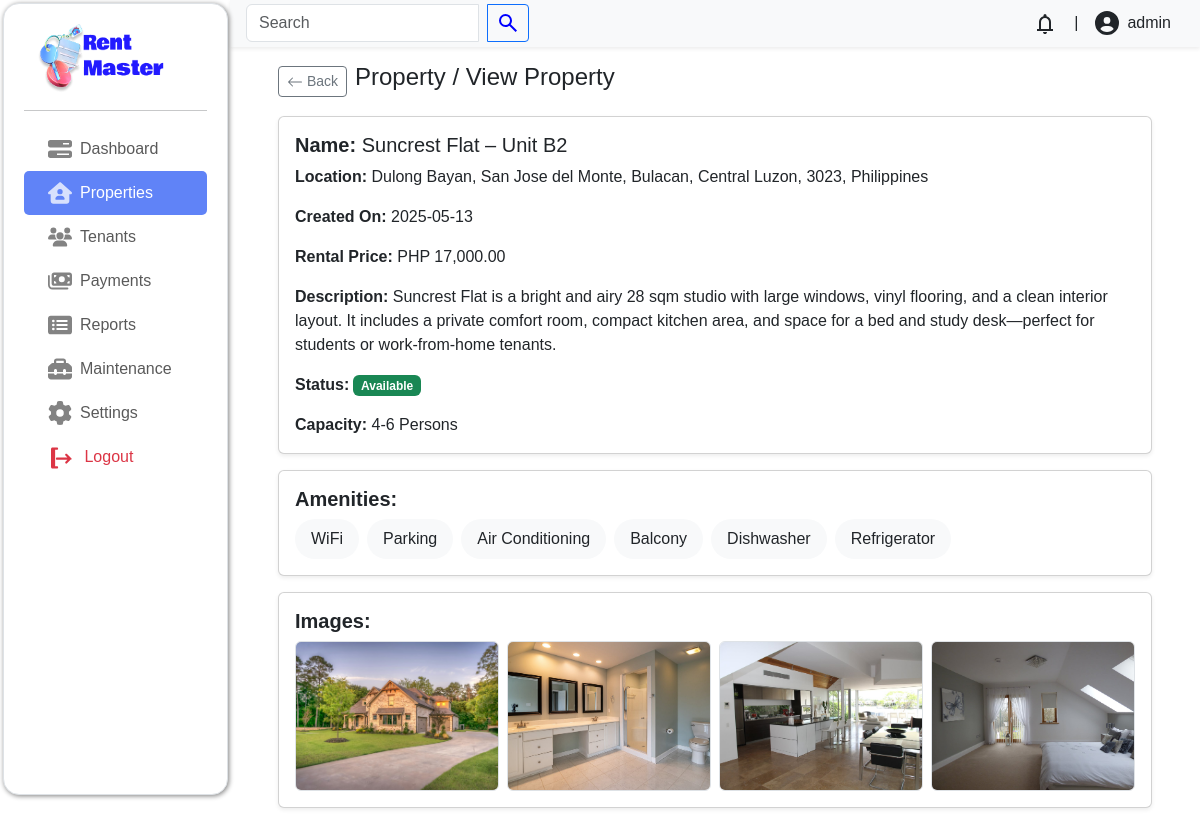
Page /admin/index.php?page=properties/view&property_id=58 (signed in) on the committed database.
### tables this page shows
CREATE TABLE `properties` (
  `property_id` int(11) NOT NULL,
  `property_name` varchar(100) NOT NULL,
  `property_location` varchar(200) NOT NULL,
  `property_date_created` date NOT NULL,
  `property_description` varchar(1000) NOT NULL,
  `property_status` enum('available','unavailable') NOT NULL DEFAULT 'available',
  `property_rental_price` decimal(10,0) NOT NULL,
  `latitude` decimal(10,8) NOT NULL,
  `longitude` decimal(11,8) NOT NULL,
  `property_capacity` varchar(100) NOT NULL
);

CREATE TABLE `property_images` (
  `property_images_id` int(11) NOT NULL,
  `property_id` int(11) NOT NULL,
  `image1` varchar(500) DEFAULT NULL,
  `image2` varchar(500) DEFAULT NULL,
  `image3` varchar(500) DEFAULT NULL,
  `image4` varchar(500) DEFAULT NULL,
  `image5` varchar(500) DEFAULT NULL,
  `image6` varchar(500) DEFAULT NULL,
  `image7` varchar(500) DEFAULT NULL,
  `image8` varchar(500) DEFAULT NULL,
  `image9` varchar(500) DEFAULT NULL,
  `image10` varchar(500) DEFAULT NULL
);

### admin/properties/view.php (the view, shortened to what this page needs)
<?php
$servername = "localhost";
$username = "root";
$password = "";
$dbname = "rentsystem";
$conn = mysqli_connect($servername, $username, $password, $dbname);
if (isset($_GET['property_id'])) {
    $property_id = $_GET['property_id'];
    $query = "SELECT * FROM properties WHERE property_id = $property_id";
    $result = mysqli_query($conn, $query);
    $property = mysqli_fetch_assoc($result);
    $images_result = mysqli_query($conn, "SELECT * FROM property_images WHERE property_id = $property_id");
    $images = mysqli_fetch_assoc($images_result);
    $amenities_result = mysqli_query($conn, "
        SELECT a.amenity_name FROM amenities a
        JOIN property_amenities pa ON a.amenity_id = pa.amenity_id
        WHERE pa.property_id = $property_id
    ");
    $amenities = [];
    while ($row = mysqli_fetch_assoc($amenities_result)) {
        $amenities[] = $row['amenity_name'];
    }
} else {
    echo "<div class='text-center text-bg-warning'>Invalid property ID</div>";
    exit;
}
?>
<div class="container px-lg-5 mb-4 px-md-4 px-sm-3 px-2">
    <header class="d-flex align-items-center mt-3 gap-2">
        <a href="?page=properties/index" class="btn btn-sm btn-outline-secondary">
            <svg xmlns="http://www.w3.org/2000/svg" width="16" height="16" fill="currentColor" viewBox="0 0 16 16">
                <path fill-rule="evenodd" d="M15 8a.5.5 0 0 0-.5-.5H2.707l3.147-3.146a.5.5 0 1 0-.708-.708l-4 4a.5.5 0 0 0 0 .708l4 4a.5.5 0 0 0 .708-.708L2.707 8.5H14.5A.5.5 0 0 0 15 8z"/>
            </svg>
            Back
        </a>
        <h4 class="fw-medium">Property / View Property</h4>
    </header>
    <div class="card mt-3 shadow-sm">
        <div class="card-body">
            <h5 class="card-title"><strong>Name:</strong> <?= htmlspecialchars($property['property_name']) ?></h5>
            <p class="card-text"><strong>Location:</strong> <?= htmlspecialchars($property['property_location']) ?></p>
            <p class="card-text"><strong>Created On:</strong> <?= htmlspecialchars($property['property_date_created']) ?></p>
            <p class="card-text"><strong>Rental Price:</strong> PHP <?= number_format($property['property_rental_price'], 2, '.', ',') ?></p>
            <p class="card-text"><strong>Description:</strong> <?= htmlspecialchars($property['property_description']) ?></p>
            <p class="card-text"><strong>Status:</strong><span class=" badge bg-success ms-1"> <?= ucfirst(htmlspecialchars($property['property_status'])) ?></span></p>
            <p class="card-text"><strong>Capacity:</strong> <?= ucfirst(htmlspecialchars($property['property_capacity'])) ?> Persons</p>
        </div>
    </div>
    <div class="card mt-3 shadow-sm">
        <div class="card-body">
            <h5 class="card-title"><strong>Amenities:</strong></h5>
            <?php if (!empty($amenities)): ?>
                <div class=" d-flex gap-2 flex-wrap">
                    <?php foreach ($amenities as $amenity): ?>
                        <div class="px-3 py-2 bg-body-tertiary rounded-5"><?= htmlspecialchars($amenity) ?></div>
                    <?php endforeach; ?>
                </div>
            <?php else: ?>
                <p class="text-muted">No amenities listed.</p>
            <?php endif; ?>
        </div>
    </div>
    <div class="card mt-3 shadow-sm">
        <div class="card-body">
            <h5 class="card-title"><strong>Images:</strong></h5>
            <div class="row g-2">
                <?php
                for ($i = 1; $i <= 10; $i++) {
                    $img = $images["image$i"] ?? '';
                    if (!empty($img)) {
                        echo "<div class='col-6 col-md-4 col-lg-3'><img src='" . htmlspecialchars($img) . "' class='img-fluid rounded border' style='height: 150px; object-fit: cover; width: 100%;'></div>";
                    }
                }
                ?>
            </div>
        </div>
    </div>
</div>

### admin/css/style.css (style rules this page uses)
html { font-size: 16px; font-family: sans-serif; }
*, *::before, *::after { box-sizing: border-box; }
:root { --main-bg: #FAFAFA; --sub-bg: #C7EEFF; --accent: #2938ff; --fc1: #1D242B; --p: #323232; --fw1: 700; --fw2: 400; }
body { display: flex; background-color: var(--main-bg); }

### rows in the picture
properties: property_name "Suncrest Flat – Unit B2", property_location "Dulong Bayan, San Jose del Monte, Bulacan, Central Luzon, 3023, Philippines", property_date_created "2025-05-13", property_rental_price "17,000.00", property_description "Suncrest Flat is a bright and airy 28 sqm studio with large windows, vinyl flooring, and a clean interior layout. It includes a private comfort room, compact kitchen area, and space for a bed and study desk—perfect for students or work-from-home tenants.", property_status "Available", property_capacity "4-6"
property_images: image1 (picture), image2 (picture), image3 (picture), image4 (picture)

### other values in the picture
$amenity "WiFi"
$amenity "Parking"
$amenity "Air Conditioning"
$amenity "Balcony"
$amenity "Dishwasher"
$amenity "Refrigerator"
